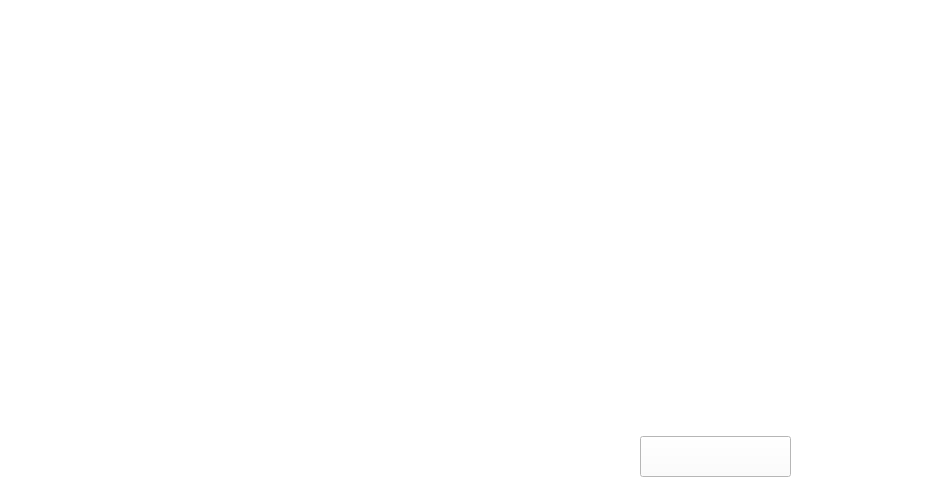
<?xml version="1.0" encoding="UTF-8"?>
<ui version="4.0">
 <class>MainWindow</class>
 <widget class="QMainWindow" name="MainWindow">
  <property name="geometry">
   <rect>
    <x>0</x>
    <y>0</y>
    <width>927</width>
    <height>478</height>
   </rect>
  </property>
  <property name="cursor">
   <cursorShape>ArrowCursor</cursorShape>
  </property>
  <property name="windowTitle">
   <string>MainWindow</string>
  </property>
  <property name="styleSheet">
   <string notr="true">background-color: rgb(255, 255, 255);</string>
  </property>
  <widget class="QWidget" name="centralWidget">
   <widget class="QStackedWidget" name="stackedWidget">
    <property name="geometry">
     <rect>
      <x>0</x>
      <y>0</y>
      <width>800</width>
      <height>481</height>
     </rect>
    </property>
    <property name="styleSheet">
     <string notr="true">background-color: rgb(255, 255, 255,0);
</string>
    </property>
    <property name="frameShape">
     <enum>QFrame::NoFrame</enum>
    </property>
    <property name="currentIndex">
     <number>0</number>
    </property>
    <widget class="QWidget" name="page"/>
    <widget class="QWidget" name="page_2"/>
   </widget>
   <widget class="QLabel" name="lbl_info">
    <property name="geometry">
     <rect>
      <x>200</x>
      <y>600</y>
      <width>421</width>
      <height>31</height>
     </rect>
    </property>
    <property name="font">
     <font>
      <pointsize>15</pointsize>
      <weight>50</weight>
      <bold>false</bold>
     </font>
    </property>
    <property name="text">
     <string>문의전화  1899 - 3486</string>
    </property>
    <property name="scaledContents">
     <bool>true</bool>
    </property>
    <property name="alignment">
     <set>Qt::AlignCenter</set>
    </property>
   </widget>
   <widget class="QLabel" name="label">
    <property name="geometry">
     <rect>
      <x>1</x>
      <y>1</y>
      <width>221</width>
      <height>51</height>
     </rect>
    </property>
    <property name="text">
     <string/>
    </property>
   </widget>
   <widget class="QPushButton" name="btn_Test">
    <property name="geometry">
     <rect>
      <x>340</x>
      <y>-70</y>
      <width>151</width>
      <height>51</height>
     </rect>
    </property>
    <property name="text">
     <string>테스트모드</string>
    </property>
   </widget>
   <widget class="QPushButton" name="btn_testClose">
    <property name="geometry">
     <rect>
      <x>-100</x>
      <y>-100</y>
      <width>89</width>
      <height>41</height>
     </rect>
    </property>
    <property name="text">
     <string/>
    </property>
   </widget>
   <widget class="QListWidget" name="list_systemlog">
    <property name="geometry">
     <rect>
      <x>30</x>
      <y>500</y>
      <width>361</width>
      <height>21</height>
     </rect>
    </property>
   </widget>
   <widget class="QPushButton" name="btn_setupMode">
    <property name="geometry">
     <rect>
      <x>640</x>
      <y>436</y>
      <width>151</width>
      <height>41</height>
     </rect>
    </property>
    <property name="mouseTracking">
     <bool>false</bool>
    </property>
    <property name="focusPolicy">
     <enum>Qt::NoFocus</enum>
    </property>
    <property name="styleSheet">
     <string notr="true">border-image: url(:/image/mark.PNG);
</string>
    </property>
    <property name="text">
     <string/>
    </property>
   </widget>
   <widget class="QLabel" name="lbl_time">
    <property name="geometry">
     <rect>
      <x>0</x>
      <y>450</y>
      <width>191</width>
      <height>21</height>
     </rect>
    </property>
    <property name="text">
     <string/>
    </property>
   </widget>
   <widget class="QPushButton" name="pushButton">
    <property name="geometry">
     <rect>
      <x>950</x>
      <y>250</y>
      <width>91</width>
      <height>61</height>
     </rect>
    </property>
    <property name="text">
     <string>TEST
BTN</string>
    </property>
   </widget>
   <zorder>lbl_info</zorder>
   <zorder>label</zorder>
   <zorder>stackedWidget</zorder>
   <zorder>btn_Test</zorder>
   <zorder>btn_testClose</zorder>
   <zorder>list_systemlog</zorder>
   <zorder>btn_setupMode</zorder>
   <zorder>lbl_time</zorder>
   <zorder>pushButton</zorder>
  </widget>
 </widget>
 <layoutdefault spacing="6" margin="11"/>
 <resources/>
 <connections/>
</ui>
